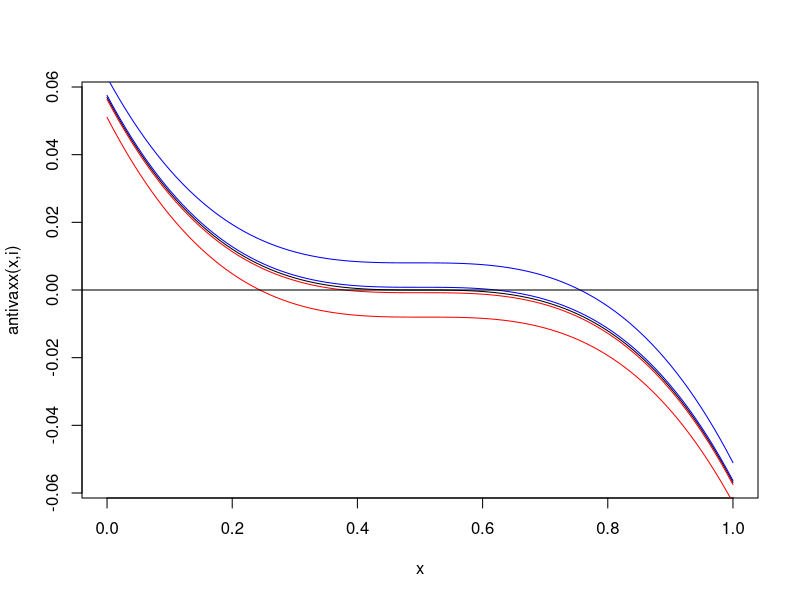

R code for this plot: (Note: this script raises an error after producing the figure.)
#
# SIRS model with reinforcement
#
# Aim:
# find a Hopf bifurcation
#
setwd("C:/Users/ge69fup/Documents/Uni/TUM/Mathe_B_Sc/SS_20/Bachelorarbeit/bachelorarbeit-repo/R_bachelorarbeit/Brexit")
#setwd("D:/Dokumente/Uni/TUM/Mathe_B_Sc/SS_20/Bachelorarbeit/bachelorarbeit-repo/R_bachelorarbeit");




# parameter
bbeta = 5    # contact rate
alpha = 0.45  # recovery rate
B     = 2    # birthrate - deterimes thetime scale -- fixed.

# we calibrate the system s.t. x=1/2 is a stat states
s.star = (B+alpha)/bbeta;
i.star = (1-0.5)*B/(alpha+B)-B/bbeta;
cat("i.star = ", i.star, "\n");


theta1 = 1; # reinforcement parameter of vacc pro (x)
theta2 = theta1; # reinforcement parameter of vacc con (1-x)
n1     = 10;    # zelots pro vacc
n2     = 10;    # zealots contra vacc
a      = 0.1;    # influence I
Omega  = 0.0;    # influence vaccination oponent
c      = 200# 1;   # time scale reinforce

# adapt n1, n2 s.t. a*i+n1 = a*(1-i)+n2
# choose n1 minial, s.t. we have a non-negative n2 (=0)
n1 = max(c(a*(1-2*i.star), 0));
n2 = a*(2*i.star-1)+n1;
n.star = a*i.star+n1
theta1 = (1-2*n.star)/(1+2*n.star);
theta2 = theta1;
cat("a = ", a, " n1 = ", n1, "n2 = ", n2, " n.star = ", n.star, 
    " theta.pich = ", (1-2*n.star)/(1+2*n.star), "\n"); 

#
#
theo.stat.point = c(s.star, i.star, 0.5);



#init
s = 0.8;
i = 0.2;
r = 0;
x = 0.20;
#x = 0.50;

state = c(s,i,x);   # no r-component
# rhs of ODE
rhs <- function(state){
  s = state[1]; i = state[2]; 
  x = state[3];
  s1 = -bbeta*s*i+(1-x)*B-B*s;
  i1 = bbeta*s*i - alpha*i-B*i;
  x1 = -c*x*theta2*(1-x+n2+a*(1-i))/((x+n1+a*i)+theta2*(1-x+n2+a*(1-i)));
  x1 = x1+c*(1-x)*theta1*(x+n1+a*i)/(theta1*(x+n1+a*i)+(1-x+n2+a*(1-i)));
  return(c(s1,i1,x1));
}

alu <- function(x, i){
  return(
    -x*theta2*(1-x+n2+a*(1-i))/((x+n1+a*i)+theta2*(1-x+n2+a*(1-i)))
    +(1-x)*theta1*(x+n1+a*i)/(theta1*(x+n1+a*i)+(1-x+n2+a*(1-i)))
  );
}

curve(alu(x,i.star), from=0, to=1, ylab="antivaxx(x,i)");
curve(alu(x,i.star+0.01), from=0, to=1, add=TRUE, col="blue");
curve(alu(x,i.star+0.1), from=0, to=1, add=TRUE, col="blue");
curve(alu(x,i.star-0.01), from=0, to=1, add=TRUE, col="red");
curve(alu(x,i.star-0.1), from=0, to=1, add=TRUE, col="red");
abline(h=0);
input <- scan();


simul.plot<-function(horizont){
  # simulate
  res <<- numeric();
  
  h = 0.001; tt = 0; h = 0.01;
  while (tt<horizont){
    state <<- state+h*rhs(state);
    tt    = tt + h;
    res   <<- rbind(res, c(tt, state));
    #cat(tt, " ");
  }
  
  plot(res[,1], res[,2], t="l", xlab = "tt", ylab="I", ylim=c(0,1))
  lines(res[,1], res[,3], t="l", col="blue")
  lines(res[,1], res[,4], t="l", col="orange")
  legend(80,1,legend=c("s","i","x"),col=c("black","blue","orange"), lty=1:2, cex=0.6)
}

simul.plot(input)

get.jacobian <- function(state){
  # compute jacobian of the vector fieeld at point "state"
  #     ( (f_1)_x, (f_2)_y, (f_3)_z )
  # J = ( (f_2)_x, (f_2)_y, (f_3)_z )
  #     ( (f_3)_x, (f_2)_y, (f_3)_z )
  J = matrix(NA, 3, 3);
  hh = 1e-3;
  
  rhsp  = rhs(state+c(hh,0,0));
  rhsm  = rhs(state+c(-hh,0,0));
  grad  = (rhsp-rhsm)/(2*hh);
  J[1,] = grad;
  rhsp  = rhs(state+c(0,hh,0));
  rhsm  = rhs(state+c(0,-hh,0));
  grad  = (rhsp-rhsm)/(2*hh);
  J[2,] = grad;
  rhsp  = rhs(state+c(0,0,hh));
  rhsm  = rhs(state+c(0,0,-hh));
  grad  = (rhsp-rhsm)/(2*hh);
  J[3,] = grad;
  
  return(J);
}
